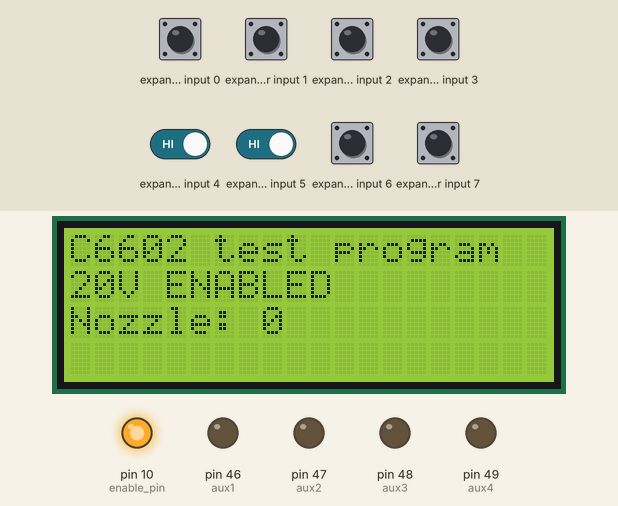
The sketch below on a simulated Arduino Mega 2560, built with avr-gcc and run on an emulated ATmega2560. On the bench: 20×4 character LCD, output pins drawn as LEDs (lit = HIGH). Wiring (inferred from the names in the program): input shift register (74HC165): load pin 35; clock pin 43; serial out pin 34. Dashed ring = blinking. The test bench sets the inputs (shaded band); at power-on: expander input 0–7 HIGH. Pins used as bus, display or sensor lines are not drawn.

Above: at 1.2 s.
1.3 s: expander input 5 driven LOW
At 1.45 s:
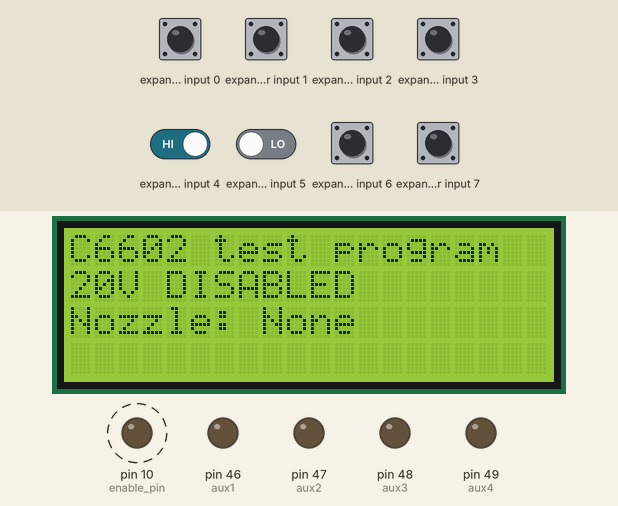
3.5 s: expander input 4 driven LOW
At 3.79 s:
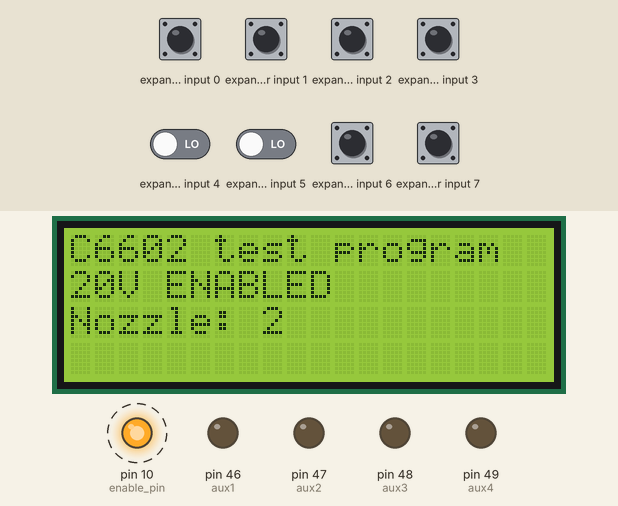
5.0 s: expander input 5 driven HIGH
At 6.7 s:
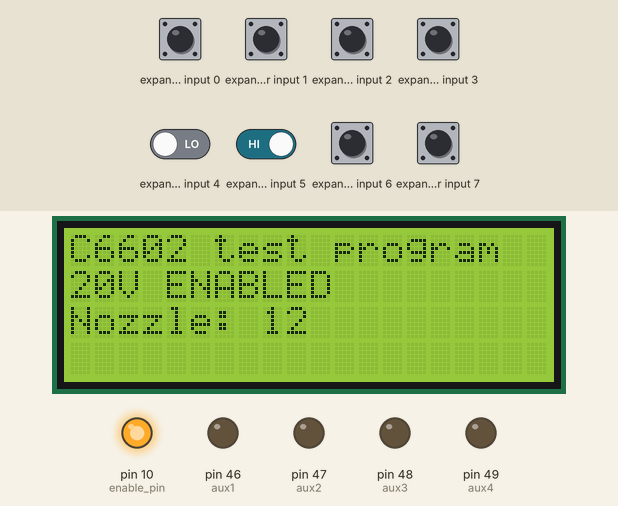
Timing chart, 0 to 8.2 s (numbered marks = the images above; inputs shaded):
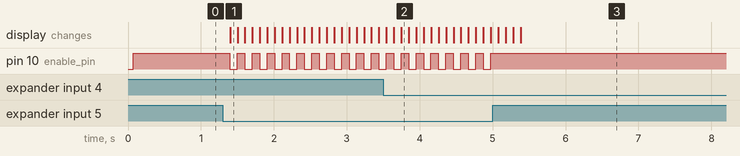

The sketch:

C6602_test.ino
```cpp
//
// C6602_test.ino - HP C6602 test program
// 2017-10-12

#include <LiquidCrystal.h>

LiquidCrystal lcd(32, 31, 14, 30, 39, 15);

// Inkjet output
const int aux1 = 46;
const int aux2 = 47;
const int aux3 = 48;
const int aux4 = 49;
const int enable_pin = 10;

// Keypad pins (74HC165 based)
const int latchPin = 35;
const int dataPin = 34;
const int clockPin = 43;

// Input variables
boolean switchUp, switchDown, switchLeft, switchRight, switchEnter, switchMenu1, switchMenu2, switchMenu3;

// Others
byte nNum;
boolean nEnabled;

void setup()
{
  // Keypad
  pinMode(latchPin, OUTPUT);
  pinMode(clockPin, OUTPUT);
  pinMode(dataPin, INPUT);

  // Inkjet output
  pinMode(aux1, OUTPUT);
  pinMode(aux2, OUTPUT);
  pinMode(aux3, OUTPUT);
  pinMode(aux4, OUTPUT);

  // Direct port manipulation for inkjet (PORTL)
  DDRL = DDRL | B1111;
  // Turn all off
  PORTL &= B11110000;

  pinMode(enable_pin, OUTPUT);
  digitalWrite(enable_pin, LOW);

  nNum = 0;
  nEnabled = false;

  // A little information
  lcd.begin(20, 4);
  lcd.clear();
  lcd.noCursor();
  lcd.setCursor(0,0);
  lcd.print("C6602 test program");
  lcd.setCursor(0,1);
  lcd.print("20V DISABLED");
  lcd.setCursor(0,2);
  lcd.print("Nozzle: None");
}

void loop()
{
  // Latch keypad shift register
  digitalWrite(latchPin, LOW);
  digitalWrite(latchPin, HIGH);

  // Read each value individually
  for (byte n = 0; n < 8; n++)
  {
  	switch (n)
  	{
  	  case 0:
  		switchMenu3 = !(digitalRead(dataPin));
  		break;
  	  case 1:
  		switchMenu2 = !(digitalRead(dataPin));
  		break;
  	  case 2:
  		switchMenu1 = !(digitalRead(dataPin));
  		break;
  	  case 3:
  		switchUp    = !(digitalRead(dataPin));
  		break;
  	  case 4:
  		switchRight = !(digitalRead(dataPin));
  		break;
  	  case 5:
  		switchEnter = !(digitalRead(dataPin));
  		break;
  	  case 6:
  		switchDown  = !(digitalRead(dataPin));
  		break;
  	  case 7:
  		switchLeft  = !(digitalRead(dataPin));
  		break;
  	}
    digitalWrite(clockPin, HIGH);
    digitalWrite(clockPin, LOW);
  }

  // Enable 20V output
  if(switchMenu1)
    nEnabled = !nEnabled;

  // Check if we should be doing anything
  if(!nEnabled)  // If not
  {
	  digitalWrite(enable_pin, LOW);  // Turn off 20V output
	  lcd.setCursor(4,1);             // Update display
	  lcd.print("DISABLED");
	  lcd.setCursor(8,2);
	  lcd.print("None");
	  delay(100);						// Short delay
    return;                         // Reloop
  }
  else
  {
    digitalWrite(enable_pin, HIGH); // Turn on 20V output
	  lcd.setCursor(4,1);             // Update display
	  lcd.print("ENABLED ");
	  lcd.setCursor(8,2);
	  lcd.print(nNum,DEC);
	  lcd.print("   ");
  }

  // Change nozzle
  if(switchUp && nNum < 12)
  {
  	nNum++;
  	lcd.setCursor(8,2);
  	lcd.print(nNum,DEC);
  	lcd.print("   ");
  }
  if(switchDown && nNum > 0)
  {
  	nNum--;
  	lcd.setCursor(8,2);
  	lcd.print(nNum,DEC);
  	lcd.print("   ");
  }

  // Pulse nozzle
  if(switchEnter)
  {
  	PORTL |= nNum;			// Turn on nozzle
  	delayMicroseconds(5);   // Pulse
  	PORTL &= B11110000;     // Turn off
  }

  // Short delay before reloop
  delay(100);
}
```

Measured:
- after the input at 1.3 s, pin 10 (enable_pin): alternates HIGH for 0.10 s and LOW for 0.10 s, starting after 0.10 s; the display: changes after 0.10 s (image 1)
- after the input at 3.5 s, the display: first changes at once (image 2 shows a later state)
- after the input at 5.0 s, pin 10 (enable_pin): stops changing and stays HIGH
